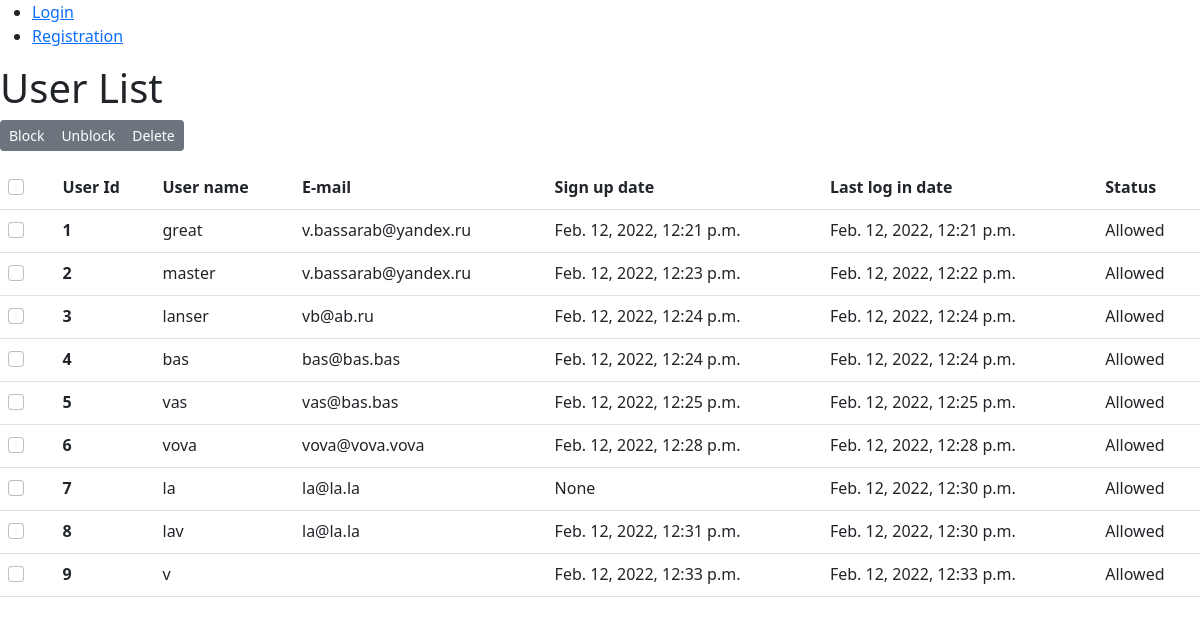
Before: /users/ with the older database file.
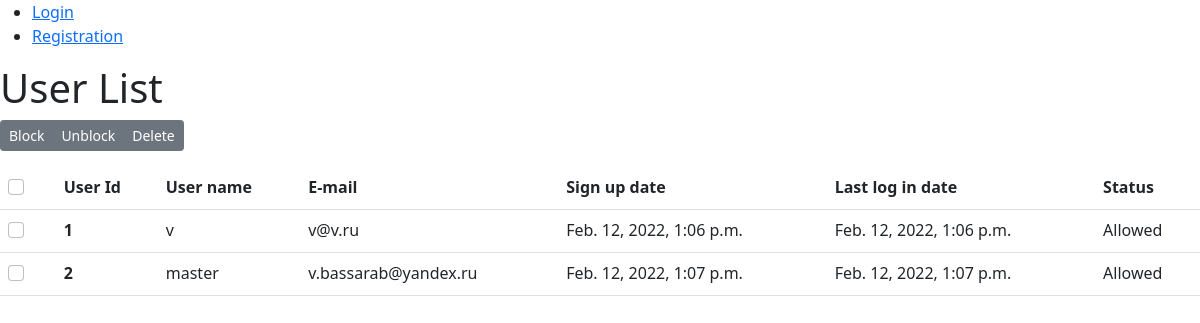
After: the same page with the newer database file.
### users/models.py (models this page shows, shortened)
class Users(AbstractUser):
    objects = PersonManager()
    is_blocked = models.BooleanField(default=False, verbose_name='Status account')

### users/views.py (the view)
# urls.py: path(r'users/', views.UserListView.as_view(), name='users'),
class UserListView(generic.ListView):
    model = Users
    template_name = 'users/users.html'
    context_object_name = 'users_list'

### users/templates/users/users.html (shortened to what this page needs)
{% extends 'users/layout.html' %}
{% block content %}
    <h1>User List</h1>
    {% if users_list %}
        <div class="btn-toolbar mb-3" role="toolbar" aria-label="Toolbar with button groups">
            <div class="btn-group btn-group-sm" role="group" aria-label="First group">
                <button type="button" class="btn btn-secondary">Block</button>
                <button type="button" class="btn btn-secondary">Unblock</button>
                <button type="button" class="btn btn-secondary">Delete</button>
            </div>
        </div>
    <table class="table">
        <tr>
            <th>
                <div class="form-check">
                    <input class="form-check-input" type="checkbox" value="" id="flexCheckDefault" />
                </div>
            </th>
            <th scope="col">User Id</th>
            <th scope="col">User name</th>
            <th scope="col">E-mail</th>
            <th scope="col">Sign up date</th>
            <th scope="col">Last log in date</th>
            <th scope="col">Status</th>
        </tr>
        {% for user in users_list %}
        <tr>
            <td>
                <div class="form-check">
                    <input class="form-check-input" type="checkbox" value="" id="flexCheckDefault" />
                </div>
            </td>
            <th scope="row">{{ user.id }}</th>
            <td>{{ user.username }}</td>
            <td>{{ user.email }}</td>
            <td>{{ user.last_login }}</td>
            <td>{{ user.date_joined }}</td>
            <td>
                {% if user.is_blocked %}
                    Blocked
                {% else %}
                    Allowed
                {% endif %}
            </td>
        </tr>
      {% endfor %}
    </table>
    {% else %}
      <p> All users are deleted. :(</p>
    {% endif %}
{% endblock %}

### users/templates/users/layout.html (shortened to what this page needs)
<!DOCTYPE html>
<html lang="en">
<head>
    <ul class="sidebar-nav">
       {% if user.is_authenticated %}
            <li>User: {{ user.get_username }}</li>
            <li><a href="{% url 'logout'%}?next={{request.path}}">Logout</a></li>
       {% else %}
            <li><a href="{% url 'login'%}?next={{request.path}}">Login</a></li>
           <li><a href="{% url 'signup'%}?next={{request.path}}">Registration</a></li>
       {% endif %}
    </ul>
    {% load static %}
    <link rel="stylesheet" type="text/css" href="{% static 'bootstrap.min.css' %}" />
</head>
<body>
    {% block content %}{% endblock %}
</body>
</html>

Changed rows visible on the page:
removed Users: id "3", username "lanser", email "vb@ab.ru", last_login "Feb. 12, 2022, 12:24 p.m.", date_joined "Feb. 12, 2022, 12:24 p.m.", is_blocked "Allowed"
removed Users: id "4", username "bas", email "bas@bas.bas", last_login "Feb. 12, 2022, 12:24 p.m.", date_joined "Feb. 12, 2022, 12:24 p.m.", is_blocked "Allowed"
removed Users: id "5", username "vas", email "vas@bas.bas", last_login "Feb. 12, 2022, 12:25 p.m.", date_joined "Feb. 12, 2022, 12:25 p.m.", is_blocked "Allowed"
removed Users: id "6", username "vova", email "vova@vova.vova", last_login "Feb. 12, 2022, 12:28 p.m.", date_joined "Feb. 12, 2022, 12:28 p.m.", is_blocked "Allowed"
removed Users: id "7", username "la", email "la@la.la", last_login "None", date_joined "Feb. 12, 2022, 12:30 p.m.", is_blocked "Allowed"
removed Users: id "8", username "lav", email "la@la.la", last_login "Feb. 12, 2022, 12:31 p.m.", date_joined "Feb. 12, 2022, 12:30 p.m.", is_blocked "Allowed"
removed Users: id "9", username "v", last_login "Feb. 12, 2022, 12:33 p.m.", date_joined "Feb. 12, 2022, 12:33 p.m.", is_blocked "Allowed"
changed Users id 1: username "great" → "v"; email "v.bassarab@yandex.ru" → "v@v.ru"; last_login "Feb. 12, 2022, 12:21 p.m." → "Feb. 12, 2022, 1:06 p.m."; date_joined "Feb. 12, 2022, 12:21 p.m." → "Feb. 12, 2022, 1:06 p.m."
changed Users "master": last_login "Feb. 12, 2022, 12:23 p.m." → "Feb. 12, 2022, 1:07 p.m."; date_joined "Feb. 12, 2022, 12:22 p.m." → "Feb. 12, 2022, 1:07 p.m."
